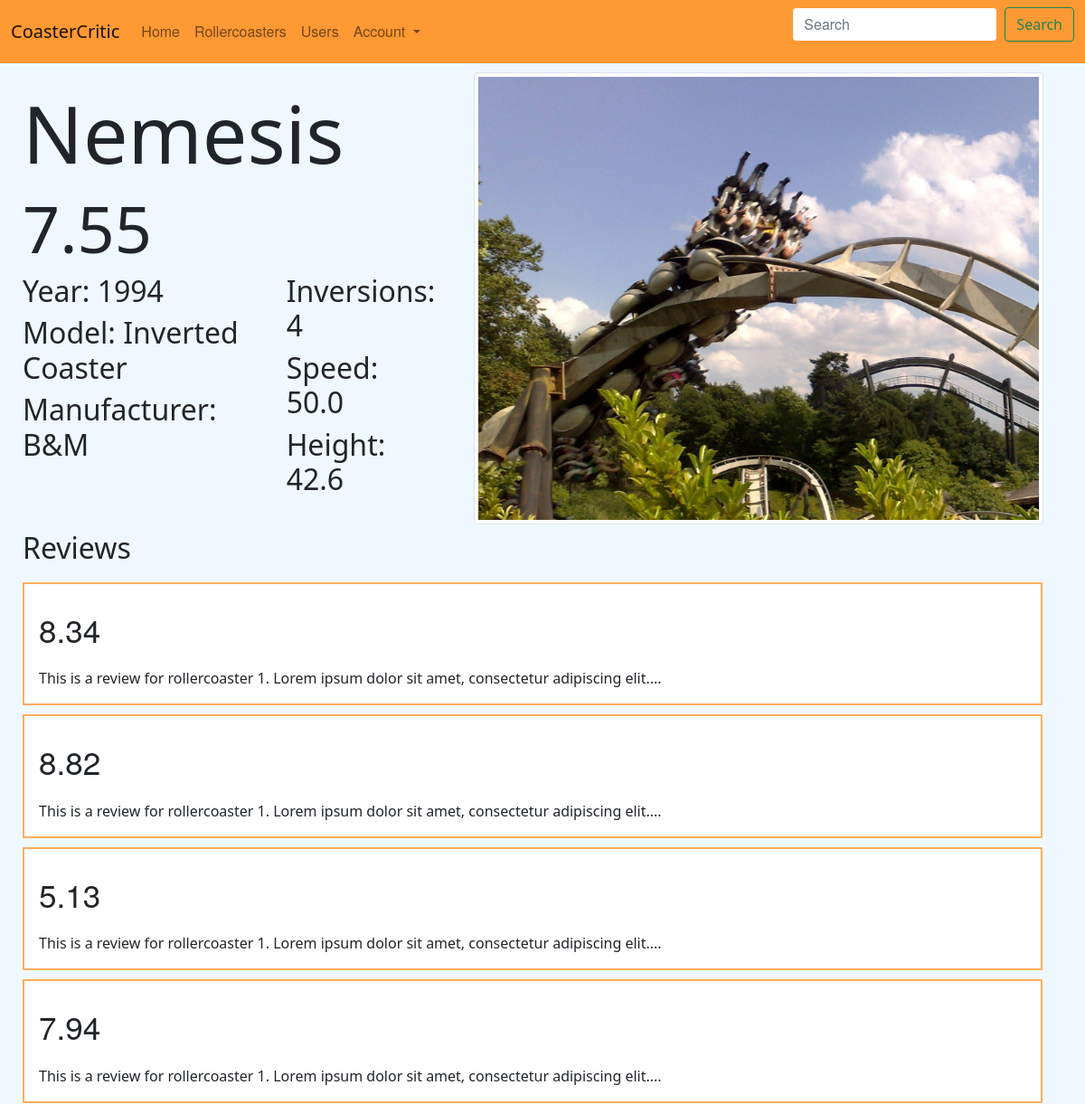
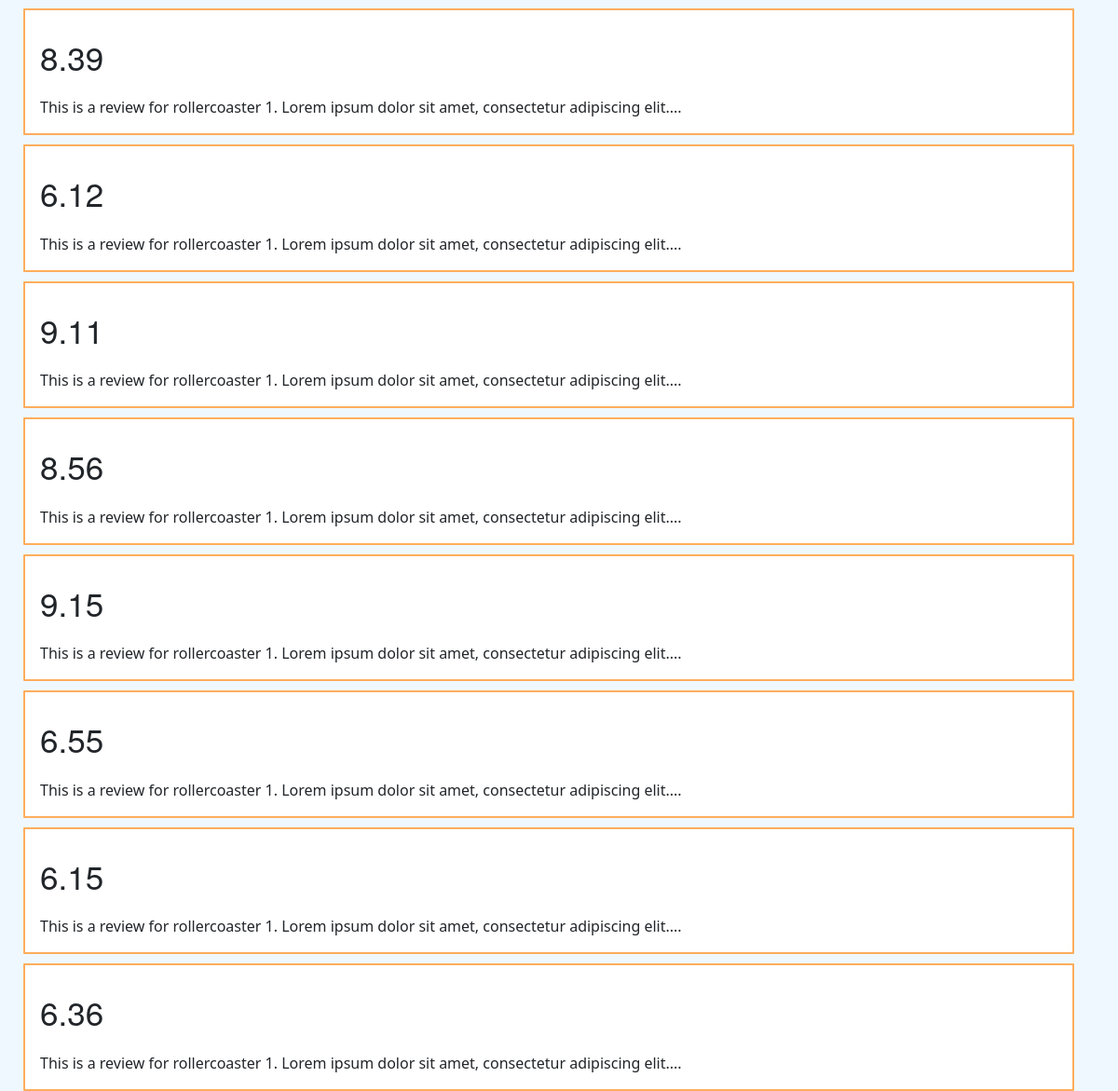
Before: /rollercoaster/1 with the older database file (2 pictures, top to bottom).
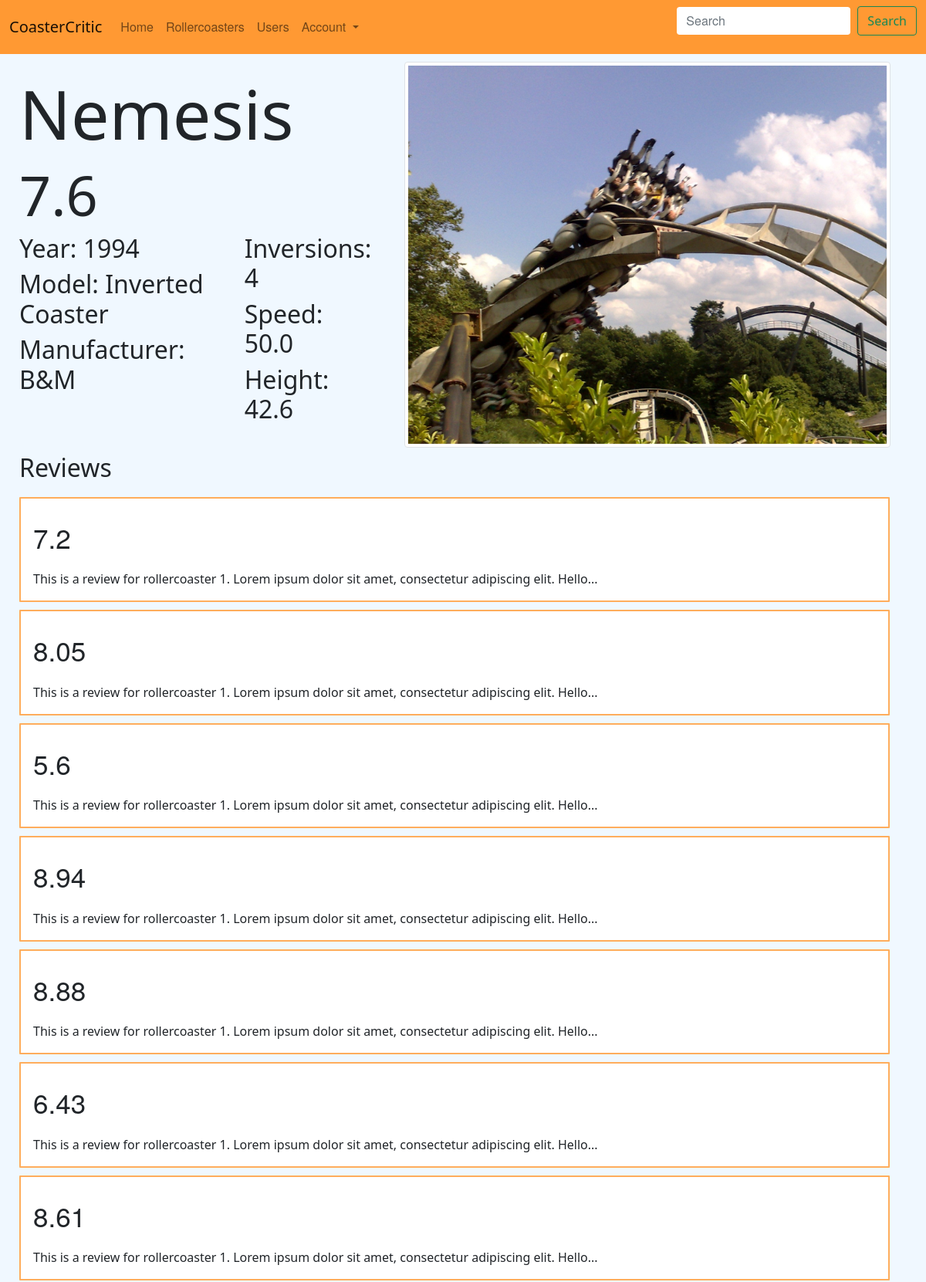
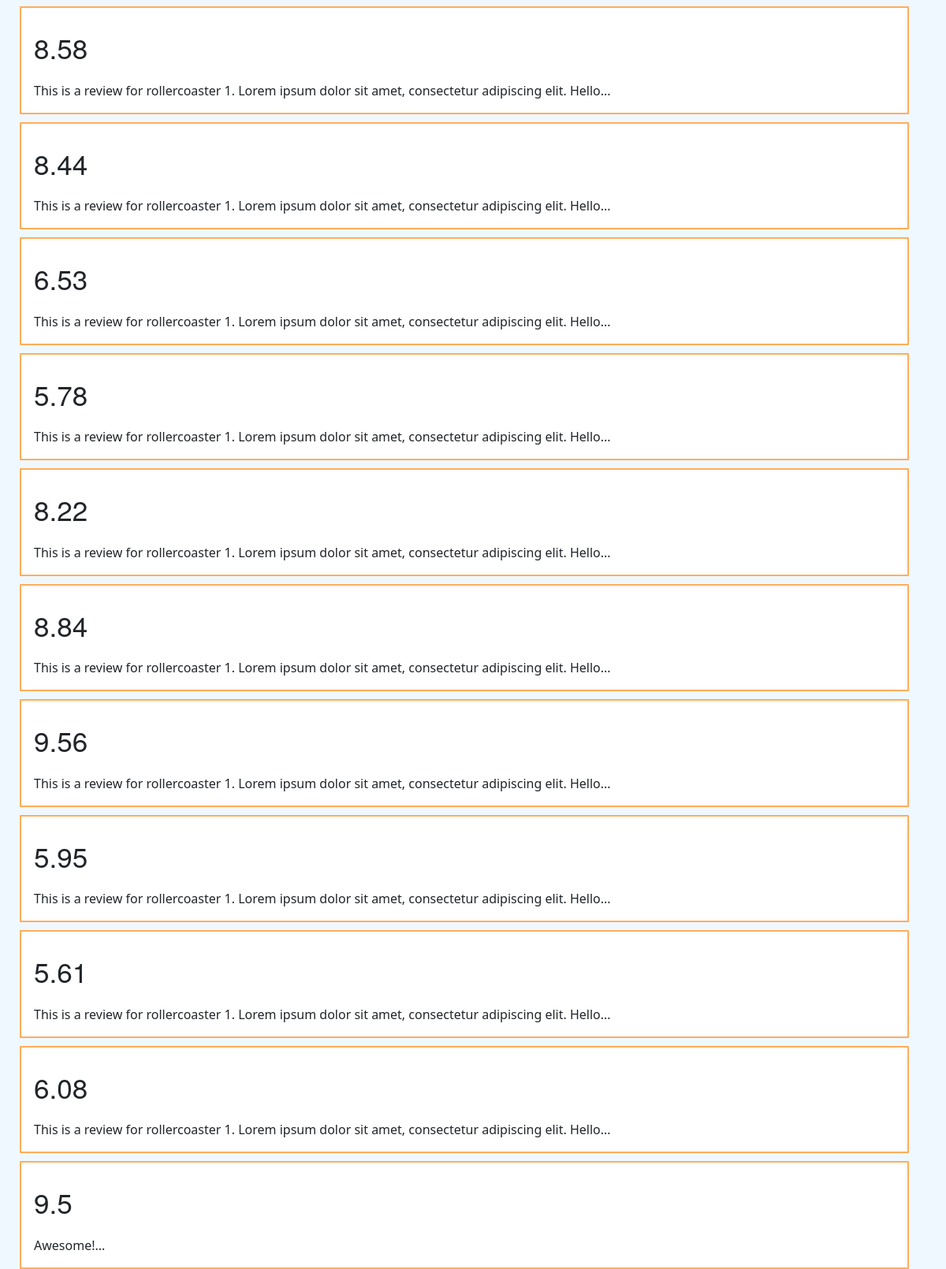
After: the same page with the newer database file (2 pictures, top to bottom).
### app/models.py (models this page shows)
class Review(db.Model):
    id = db.Column(db.Integer, primary_key=True)
    user_id = db.Column(db.Integer, db.ForeignKey('user.id'), nullable=False)
    rollercoaster_id = db.Column(db.Integer, db.ForeignKey('rollercoaster.id'), nullable=False)
    rating = db.Column(db.Float)
    review_text = db.Column(db.String(400))

### app/main.py (the view)
@main.route('/rollercoaster/<rc_id>')
def rollercoaster_page(rc_id):
    rollercoaster = models.Rollercoaster.query.filter_by(id=rc_id).first()
    average_score = (
    db.session.query(func.avg(models.Review.rating))
    .join(models.Rollercoaster, models.Review.rollercoaster_id == rollercoaster.id)
    .first()
    )[0]
    reviews = models.Review.query.filter_by(rollercoaster_id=rollercoaster.id).all()
    print(reviews)
    average_score = round(average_score,2)
    return render_template('rollercoaster.html', rollercoaster=rollercoaster, average_score=average_score, reviews=reviews)

### app/templates/rollercoaster.html (shortened to what this page needs)
{% extends "base.html" %}
{% block content %}
<div>
  <div class="page_container_h">
    <div class="rollercoaster_page_holder">
      <div style="width:100%; ">
        <h1 style="font-size: 5.5rem;">{{rollercoaster.name}}</h1>
        {% if average_score > 8.5%}
        <h2 style="font-size: 4.5rem; color: #FF9933;">{{average_score}}</h2>
        {% else %}
        <h2 style="font-size: 4.5rem;">{{average_score}}</h2>
        {% endif %}
        <div style="gap:40px" class="page_container_h">
          <div>
            <h2>Year: {{rollercoaster.year}}</h2>
            <h2>Model: {{rollercoaster.model}}</h2>
            <h2>Manufacturer: {{rollercoaster.manufacturer}}</h2>
          </div>
          <div>
            <h2>Inversions: {{rollercoaster.inversions}}</h2>
            <h2>Speed: {{rollercoaster.speed}}</h2>
            <h2>Height: {{rollercoaster.height}}</h2>
          </div>
        </div>
      </div>
    </div>
    <div style="float:left; " class="rc_image_container">
      <img class="rollercoaster_img img-thumbnail" src="/assets/{{ rollercoaster.id }}.jpg">
    </div>
  </div>
  <div class="review_container">
    <h2>Reviews</h2>
    {% for review in reviews%}
    <div class="card" style="width: 96%; border: 2px solid #ff9933cb; border-radius: 1px;" onclick="open_review({{review.id}})">
      <div class="card-body">
          <p style="font-size: 35px; font-family: Walfork, Walsheim, Helvetica Neue, Helvetica, Arial, sans-serif;"
              class="card-text"> {{ review.rating }}</p>
          <p class="card-text">{{ review.review_text[:100] }}...</p>
      </div>
  </div>
    {% endfor %}
  </div>
</div>
{% endblock %}

Changed rows visible on the page:
no longer on this page (row edited): Review: rating "8.34", review_text "This is a review for rollercoaster 1. Lorem ipsum dolor sit amet, consectetur adipiscing elit."
no longer on this page (row edited): Review: rating "8.82", review_text "This is a review for rollercoaster 1. Lorem ipsum dolor sit amet, consectetur adipiscing elit."
no longer on this page (row edited): Review: rating "5.13", review_text "This is a review for rollercoaster 1. Lorem ipsum dolor sit amet, consectetur adipiscing elit."
no longer on this page (row edited): Review: rating "8.39", review_text "This is a review for rollercoaster 1. Lorem ipsum dolor sit amet, consectetur adipiscing elit."
no longer on this page (row edited): Review: rating "6.12", review_text "This is a review for rollercoaster 1. Lorem ipsum dolor sit amet, consectetur adipiscing elit."
no longer on this page (row edited): Review: rating "9.11", review_text "This is a review for rollercoaster 1. Lorem ipsum dolor sit amet, consectetur adipiscing elit."
no longer on this page (row edited): Review: rating "8.56", review_text "This is a review for rollercoaster 1. Lorem ipsum dolor sit amet, consectetur adipiscing elit."
no longer on this page (row edited): Review: rating "9.15", review_text "This is a review for rollercoaster 1. Lorem ipsum dolor sit amet, consectetur adipiscing elit."
no longer on this page (row edited): Review: rating "6.15", review_text "This is a review for rollercoaster 1. Lorem ipsum dolor sit amet, consectetur adipiscing elit."
no longer on this page (row edited): Review: rating "6.36", review_text "This is a review for rollercoaster 1. Lorem ipsum dolor sit amet, consectetur adipiscing elit."
now on this page (row edited): Review: rating "7.2", review_text "This is a review for rollercoaster 1. Lorem ipsum dolor sit amet, consectetur adipiscing elit. Hello"
now on this page (row edited): Review: rating "8.05", review_text "This is a review for rollercoaster 1. Lorem ipsum dolor sit amet, consectetur adipiscing elit. Hello"
now on this page (row edited): Review: rating "5.6", review_text "This is a review for rollercoaster 1. Lorem ipsum dolor sit amet, consectetur adipiscing elit. Hello"
now on this page (row edited): Review: rating "8.94", review_text "This is a review for rollercoaster 1. Lorem ipsum dolor sit amet, consectetur adipiscing elit. Hello"
now on this page (row edited): Review: rating "8.88", review_text "This is a review for rollercoaster 1. Lorem ipsum dolor sit amet, consectetur adipiscing elit. Hello"
changed Review (number 6 of 18 on the later page): rating "7.94" → "6.43"; review_text "This is a review for rollercoaster 1. Lorem ipsum dolor sit amet, consectetur adipiscing elit." → "This is a review for rollercoaster 1. Lorem ipsum dolor sit amet, consectetur adipiscing elit. Hello"
now on this page (row edited): Review: rating "8.61", review_text "This is a review for rollercoaster 1. Lorem ipsum dolor sit amet, consectetur adipiscing elit. Hello"
now on this page (row edited): Review: rating "8.58", review_text "This is a review for rollercoaster 1. Lorem ipsum dolor sit amet, consectetur adipiscing elit. Hello"
now on this page (row edited): Review: rating "8.44", review_text "This is a review for rollercoaster 1. Lorem ipsum dolor sit amet, consectetur adipiscing elit. Hello"
now on this page (row edited): Review: rating "6.53", review_text "This is a review for rollercoaster 1. Lorem ipsum dolor sit amet, consectetur adipiscing elit. Hello"
now on this page (row edited): Review: rating "5.78", review_text "This is a review for rollercoaster 1. Lorem ipsum dolor sit amet, consectetur adipiscing elit. Hello"
now on this page (row edited): Review: {{ review.id }} 96 (drawn), rating "8.22", review_text "This is a review for rollercoaster 1. Lorem ipsum dolor sit amet, consectetur adipiscing elit. Hello"
now on this page (row edited): Review: rating "8.84", review_text "This is a review for rollercoaster 1. Lorem ipsum dolor sit amet, consectetur adipiscing elit. Hello"
now on this page (row edited): Review: rating "9.56", review_text "This is a review for rollercoaster 1. Lorem ipsum dolor sit amet, consectetur adipiscing elit. Hello"
now on this page (row edited): Review: rating "5.95", review_text "This is a review for rollercoaster 1. Lorem ipsum dolor sit amet, consectetur adipiscing elit. Hello"
now on this page (row edited): Review: rating "5.61", review_text "This is a review for rollercoaster 1. Lorem ipsum dolor sit amet, consectetur adipiscing elit. Hello"
changed Review (number 17 of 18 on the later page): rating "6.55" → "6.08"; review_text "This is a review for rollercoaster 1. Lorem ipsum dolor sit amet, consectetur adipiscing elit." → "This is a review for rollercoaster 1. Lorem ipsum dolor sit amet, consectetur adipiscing elit. Hello"
added Review: rating "9.5", review_text "Awesome!"
Other visible differences:
{{ average_score }}: "7.55" → "7.6"
